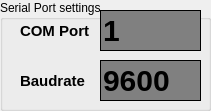
  <widget class="QGroupBox" name="groupBox_7" >
   <property name="geometry" >
    <rect>
     <x>240</x>
     <y>440</y>
     <width>211</width>
     <height>111</height>
    </rect>
   </property>
   <property name="title" >
    <string>Serial Port settings</string>
   </property>
   <widget class="QLabel" name="label_33" >
    <property name="geometry" >
     <rect>
      <x>20</x>
      <y>20</y>
      <width>72</width>
      <height>21</height>
     </rect>
    </property>
    <property name="styleSheet" >
     <string>QLabel&#xd;
 {&#xd;
   border-width: 1px;  &#xd;
   border-color: black;&#xd;
   font: bold 15px;&#xd;
 }&#xd;
</string>
    </property>
    <property name="text" >
     <string>COM Port</string>
    </property>
   </widget>
   <widget class="QLineEdit" name="IDC_COM_NUMBER" >
    <property name="geometry" >
     <rect>
      <x>100</x>
      <y>10</y>
      <width>101</width>
      <height>41</height>
     </rect>
    </property>
    <property name="styleSheet" >
     <string>QLineEdit&#xd;
 {&#xd;
   background-color: gray;&#xd;
   border-style: outset;&#xd;
   border-width: 1px;  &#xd;
   border-color: black;&#xd;
   font: bold 30px;&#xd;
 }&#xd;
</string>
    </property>
    <property name="text" >
     <string>1</string>
    </property>
   </widget>
   <widget class="QLineEdit" name="IDC_COM_SPEED" >
    <property name="geometry" >
     <rect>
      <x>100</x>
      <y>60</y>
      <width>101</width>
      <height>41</height>
     </rect>
    </property>
    <property name="styleSheet" >
     <string>QLineEdit&#xd;
 {&#xd;
   background-color: gray;&#xd;
   border-style: outset;&#xd;
   border-width: 1px;  &#xd;
   border-color: black;&#xd;
   font: bold 30px;&#xd;
 }&#xd;
</string>
    </property>
    <property name="text" >
     <string>9600</string>
    </property>
   </widget>
   <widget class="QLabel" name="label_34" >
    <property name="geometry" >
     <rect>
      <x>20</x>
      <y>70</y>
      <width>71</width>
      <height>21</height>
     </rect>
    </property>
    <property name="styleSheet" >
     <string>QLabel&#xd;
 {&#xd;
   border-width: 1px;  &#xd;
   border-color: black;&#xd;
   font: bold 15px;&#xd;
 }&#xd;
</string>
    </property>
    <property name="text" >
     <string>Baudrate</string>
    </property>
   </widget>
  </widget>
